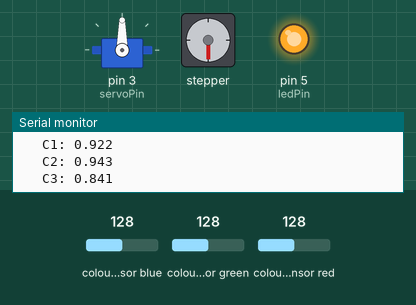
Bench run of a sketch on a simulated Arduino Uno, built with avr-gcc and run on an emulated ATmega328P. Shown: servo, stepper motor, output pins drawn as LEDs (lit = HIGH), the last lines printed to the serial monitor. Inputs (shaded band) come from the test bench; at power-on: colour sensor green 128, colour sensor blue 128, colour sensor red 128. Stepper angles assume 200 steps per turn.

Above: at 1.2 s.
1.3 s: colour sensor green set to 5
At 1.54 s:
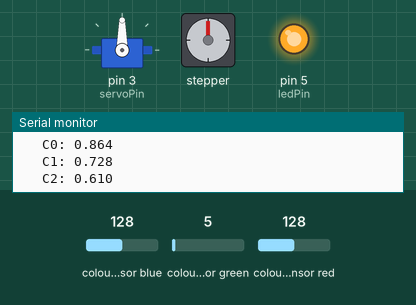
4.3 s: colour sensor blue set to 5
At 4.59 s:
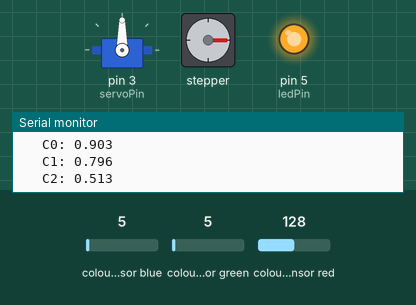
7.3 s: colour sensor green set to 191
At 7.87 s:
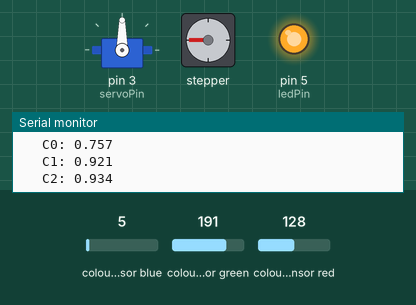
10.3 s: colour sensor red set to 191
13.3 s: colour sensor red set to 5
Timing chart, 0 to 63.8 s (numbered marks = the images above; inputs shaded):
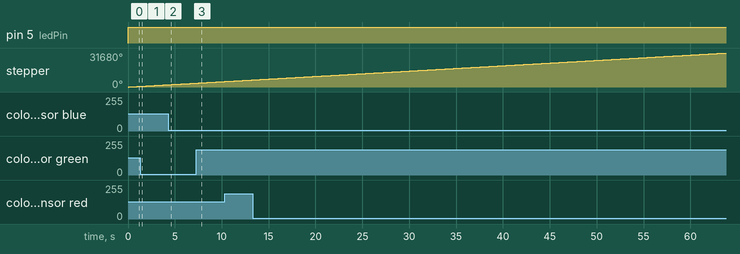

The sketch:

skittlesSorter.ino
```cpp
#include <Servo.h>
#include <Wire.h>
#include <Adafruit_MotorShield.h>
#include "utility/Adafruit_MS_PWMServoDriver.h"
#include "Adafruit_TCS34725.h"


// Create the motor shield object with the default I2C address
Adafruit_MotorShield AFMS = Adafruit_MotorShield();
Adafruit_TCS34725 tcs = Adafruit_TCS34725(TCS34725_INTEGRATIONTIME_50MS, TCS34725_GAIN_4X);
Servo skittlesServo;
int ledPin = 5;
int servoPin = 3;
// Connect a stepper motor with 200 steps per revolution (1.8 degree)
// to motor port #2 (M3 and M4)
Adafruit_StepperMotor *myMotor = AFMS.getStepper(200, 1);
//array for skittles classifications
#define NUM_COLORS  5

// Skittle colours to indices
#define COL_RED     0
#define COL_GREEN   3
#define COL_ORANGE  1
#define COL_YELLOW  2
#define COL_PURPLE  4

// Names for colours
#define COLNAME_RED     "RED"
#define COLNAME_GREEN   "GREEN"
#define COLNAME_ORANGE  "ORANGE"
#define COLNAME_YELLOW  "YELLOW"
#define COLNAME_PURPLE  "PURPLE"

// RGB channels in the array
#define CHANNEL_R   0
#define CHANNEL_G   1
#define CHANNEL_B   2

// Training colours (populate these manually, but these vectors must be of unit length (i.e. length 1))
float trainingColors[3][NUM_COLORS];    // 3(rgb) x NUM_COLORS.

// Last read colour
float rNorm = 0.0f;
float gNorm = 0.0f;
float bNorm = 0.0f;
float hue = 0.0f;
float saturation = 0.0f;
float brightness = 0.0f;

// Last classified class
int lastClass = -1;
float lastCosine = 0;

/*
 * Colour sensing
 */


void initializeTrainingColors() {
  // Skittle: red
  trainingColors[CHANNEL_R][COL_RED] = 0.879;
  trainingColors[CHANNEL_G][COL_RED] = 0.3134;
  trainingColors[CHANNEL_B][COL_RED] = 0.3309;

  // Skittle: green
  trainingColors[CHANNEL_R][COL_YELLOW] = 0.4684;
  trainingColors[CHANNEL_G][COL_YELLOW] = 0.8015;
  trainingColors[CHANNEL_B][COL_YELLOW] = 0.3627;

  // Skittle: orange
  trainingColors[CHANNEL_R][COL_GREEN] = 0.9158;
  trainingColors[CHANNEL_G][COL_GREEN] = 0.3108;
  trainingColors[CHANNEL_B][COL_GREEN] = 0.2309;

  // Skittle: yellow
  trainingColors[CHANNEL_R][COL_ORANGE] = 0.765;
  trainingColors[CHANNEL_G][COL_ORANGE] = 0.5894;
  trainingColors[CHANNEL_B][COL_ORANGE] = 0.2424;

  // Skittle: purple
  trainingColors[CHANNEL_R][COL_PURPLE] = 0.7143;
  trainingColors[CHANNEL_G][COL_PURPLE] = 0.4913;
  trainingColors[CHANNEL_B][COL_PURPLE] = 0.4699;
//
//  // Nothing
//  trainingColors[CHANNEL_R][COL_NOTHING] = 0.71;
//  trainingColors[CHANNEL_G][COL_NOTHING] = 0.55;
//  trainingColors[CHANNEL_B][COL_NOTHING] = 0.43;
}


void getNormalizedColor() {
  uint16_t r, g, b, c, colorTemp, lux;
  tcs.getRawData(&r, &g, &b, &c);

  float lenVec = sqrt((float)r*(float)r + (float)g*(float)g + (float)b*(float)b);

  // Note: the Arduino only has 2k of RAM, so rNorm/gNorm/bNorm are global variables.
  rNorm = (float)r/lenVec;
  gNorm = (float)g/lenVec;
  bNorm = (float)b/lenVec;
}


int getColorClass() {
  float distances[NUM_COLORS] = {0.0f};

  // Step 1: Compute the cosine similarity between the query vector and all the training colours.
  for (int i=0; i<NUM_COLORS; i++) {
    // For normalized (unit length) vectors, the cosine similarity is the same as the dot product of the two vectors.
    float cosineSimilarity = rNorm*trainingColors[CHANNEL_R][i] + gNorm*trainingColors[CHANNEL_G][i] + bNorm*trainingColors[CHANNEL_B][i];
    distances[i] = cosineSimilarity;

    // DEBUG: Output cosines
    Serial.print("   C"); Serial.print(i); Serial.print(": "); Serial.println(cosineSimilarity, 3);
  }

  // Step 2: Find the vector with the highest cosine (meaning, the closest to the training color)

  float maxVal;// = distances[0];
  int maxIdx = 0;
  for (int i=0; i<NUM_COLORS; i++) {
    if (distances[i] > maxVal) {
      maxVal = distances[i];
      maxIdx = i;
    }
  }
//  maxVal = max(distances[0], distances[3]);
//  maxVal = max(maxVal,distances[1]);
//  maxVal = max(maxVal,distances[4]);
//  maxVal = max(maxVal,distances[5]);
//  maxVal = max(maxVal,distances[2]);
//
//if(maxVal == distances[0])
//  maxIdx = 0;
//  else if(maxVal == distances[1])
//  maxIdx = 1;
//  else if(maxVal == distances[2])
//  maxIdx = 2;
//  else if(maxVal == distances[3])
//  maxIdx = 3;
//  else if(maxVal == distances[4])
//  maxIdx = 4;
//  else if(maxVal == distances[4] && (abs(distances[5]) - abs(distances[6]) <= .02))
//  maxIdx = 6;
//  else if(maxVal == distances[4])
//  maxIdx = 5;
  // Step 3: Return the index of the minimum color
  lastCosine = maxVal;
  lastClass = maxIdx;
  return maxIdx;
}


void setup() {
  Serial.begin(9600);           // set up Serial library at 9600 bps
  pinMode(ledPin,OUTPUT);
  skittlesServo.attach(servoPin);
  initializeTrainingColors();
  AFMS.begin();  // create with the default frequency 1.6KHz
  tcs.begin();

  myMotor->setSpeed(150);  // 10 rpm
}


void loop() {
  digitalWrite(ledPin,HIGH);
  getNormalizedColor();
  int color = getColorClass();
  moveServo(color);
  myMotor->step(50,FORWARD,DOUBLE);
  }

  void moveServo(int color){
  if(color == 0){
     Serial.println("MOVING TO RED");
  }
  else if(color == 1){
     Serial.println("MOVING TO YELLOW");
  }
  else if(color == 2){
     Serial.println("MOVING TO GREEN");
  }
  else if(color == 3){
    Serial.println("MOVING TO ORANGE");
  }
  else if(color == 4){
    Serial.println("MOVING TO PURPLE");
  }
  }
```
